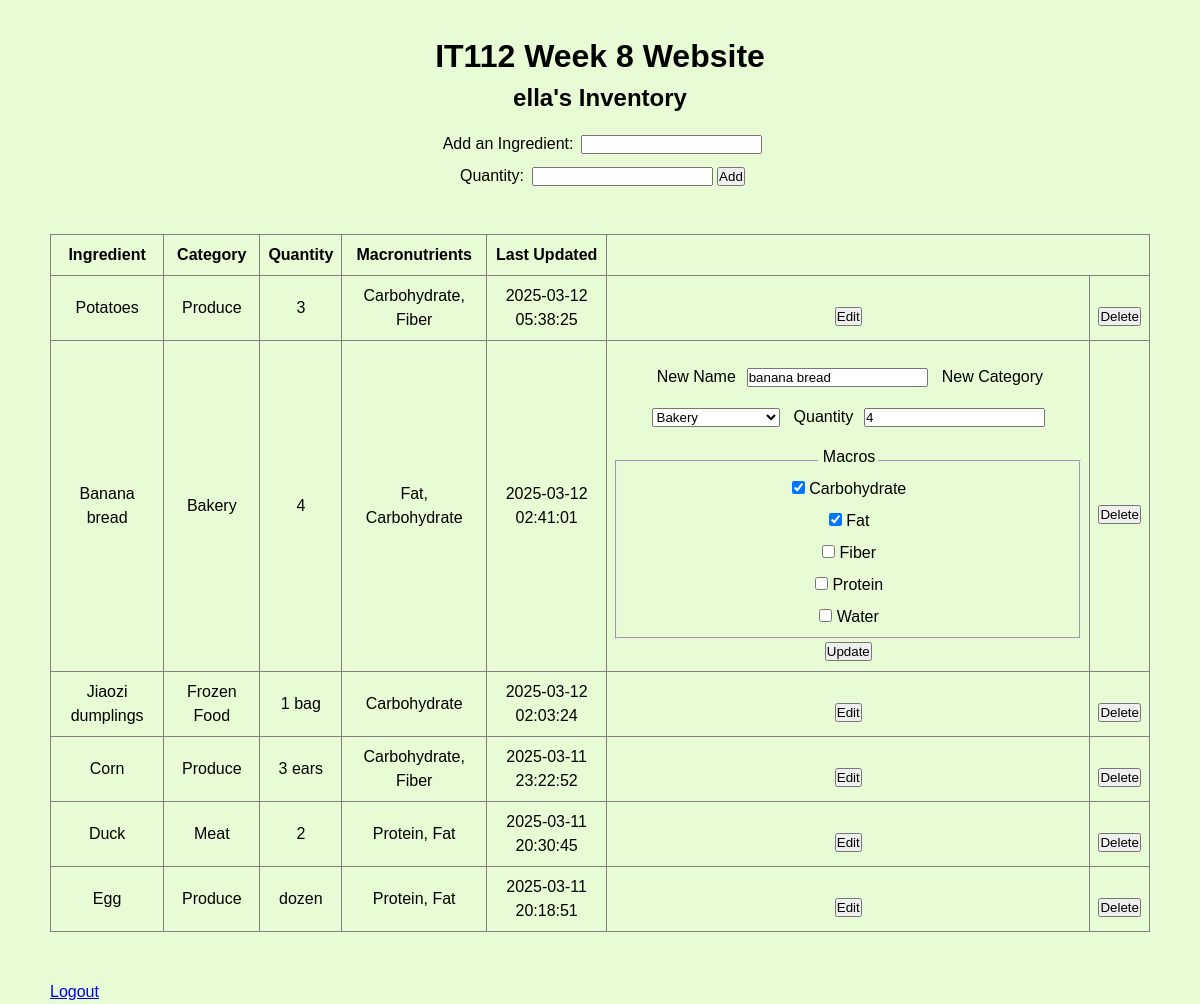
The app's page /inventory/update/2 (signed in) with its own data.
### tables this page shows
CREATE TABLE inventory (
    id INTEGER PRIMARY KEY,
    quantity TEXT DEFAULT '1',
    last_updated TIMESTAMP DEFAULT (datetime('now', 'localtime')),
    category_id INT NOT NULL,
    user_id INTEGER NOT NULL,
    ingredient_id INTEGER NOT NULL,
    FOREIGN KEY (category_id) REFERENCES category(id) ON DELETE CASCADE,
    FOREIGN KEY (user_id) REFERENCES user(id) ON DELETE CASCADE,
    FOREIGN KEY (ingredient_id) REFERENCES ingredient(id)  ON DELETE CASCADE
);

CREATE TABLE macronutrient (
    id INTEGER PRIMARY KEY,
    macro_name TEXT UNIQUE NOT NULL
);

### flaskapp.py (the view)
@app.route('/inventory/update/<int:inventory_id>', methods=['GET'])
def edit_inventory(inventory_id):
    if 'username' not in session:
        return redirect(url_for('login'))
    db = get_db()
    cur = db.cursor()
    user_id = session.get('user_id')
    cur.execute("""
        SELECT inventory.id, inventory.ingredient_id, ingredient.ingredient_name,
               category.category_name, inventory.quantity
        FROM inventory
        JOIN ingredient ON inventory.ingredient_id = ingredient.id
        JOIN category ON ingredient.category_id = category.id
        WHERE inventory.id = ? AND inventory.user_id = ?
    """, (inventory_id, user_id))
    inventory_item = cur.fetchone()
    if not inventory_item:
        return redirect(url_for('index'))
    inventory_dict = {
        "id": inventory_item["id"],
        "ingredient_id": inventory_item["ingredient_id"],
        "ingredient_name": inventory_item["ingredient_name"],
        "category_name": inventory_item["category_name"],
        "quantity": inventory_item["quantity"],
    }
    cur.execute("SELECT id, macro_name FROM macronutrient ORDER BY macro_name;")
    all_macros = [(str(row["id"]), row["macro_name"]) for row in cur.fetchall()]
    cur.execute("""
        SELECT macronutrient.id
        FROM ingredient_macronutrient
        JOIN macronutrient ON ingredient_macronutrient.macronutrient_id = macronutrient.id
        WHERE ingredient_macronutrient.ingredient_id = ?
    """, (inventory_item["ingredient_id"],))
    selected_macros = [str(row["id"]) for row in cur.fetchall()]
    cur.execute("SELECT category_name FROM category ORDER BY category_name;")
    categories = [("", "Select a Category")] + [(row["category_name"], row["category_name"]) for row in cur.fetchall()]
    cur.execute("""
        SELECT inventory.id,
               ingredient.ingredient_name AS ingredient,
               category.category_name AS category,
               inventory.quantity,
               inventory.last_updated,
               GROUP_CONCAT(macronutrient.macro_name, ', ') AS macros
        FROM inventory
        JOIN ingredient ON inventory.ingredient_id = ingredient.id
        JOIN category ON ingredient.category_id = category.id
        LEFT JOIN ingredient_macronutrient ON ingredient.id = ingredient_macronutrient.ingredient_id
        LEFT JOIN macronutrient ON ingredient_macronutrient.macronutrient_id = macronutrient.id
        WHERE inventory.user_id = ?
        GROUP BY inventory.id, ingredient.ingredient_name, category.category_name, inventory.quantity, inventory.last_updated
        ORDER BY inventory.last_updated DESC;
    """, (user_id,))
    full_inventory_list = cur.fetchall()
    update_form = UpdateForm()
    update_form.new_name.data = inventory_dict['ingredient_name']
    update_form.quantity.data = inventory_dict['quantity']
    update_form.ingredient_id.data = inventory_dict["ingredient_id"]
    update_form.macros.choices = all_macros  # set available macros
    update_form.macros.data = selected_macros  # prefill
    update_form.new_category.choices = categories
    update_form.new_category.data = inventory_item['category_name']
    inventory_form = InventoryForm()
    return render_template('index.html',
                           update_form=update_form,
                           inventory_form=inventory_form,
                           inventory=inventory_dict,
                           user_inventory=full_inventory_list,
                           selected_inventory_id=inventory_id)

### forms.py (shortened to what this page needs)
class UpdateForm(FlaskForm):
    ingredient_id = HiddenField("Ingredient ID")
    new_name = StringField("New Name", validators=[DataRequired(), Length(min=2, max=50)])
    new_category = SelectField("New Category", choices=[("", "Select a Category")], validators=[DataRequired(message="Please select a category!")])
    quantity = StringField('Quantity', validators=[Optional()])
    macros = SelectMultipleField('Macros', validators=[Optional()])
    submit = SubmitField("Update")

class InventoryForm(FlaskForm):
    ingredient = StringField("Add Ingredient", validators=[DataRequired(message="There is nothing to add!"), Length(min=2, max=50, message="Hmm, not sure if that's an item.")])
    quantity = StringField("Quantity", validators=[DataRequired(message="Enter a quantity.")])
    submit = SubmitField("Add")

### flaskapp.py (called while the page is built)
def get_db():
    db = getattr(g, '_database', None)
    if db is None:
        db = g._database = sqlite3.connect(DATABASE)
        db.row_factory = sqlite3.Row
    return db

@app.teardown_appcontext
def close_connection(exception):
    db = getattr(g, '_database', None)
    if db is not None:
        db.close()

### templates/index.html (shortened to what this page needs)
<!DOCTYPE html>
<html lang="en">
<head>
    <link rel="stylesheet" href="{{ url_for('static', filename='css/style.css') }}">
</head>
<body>
    <h1>IT112 Week 8 Website</h1>
    <h2>{{ session['username'] }}'s Inventory</h2>
    {% include 'add_ingredient.html' %}
    <main>
        {% if user_inventory %}
            <table border="1">
                <thead>
                    <tr>
                        <th>Ingredient</th>
                        <th>Category</th>
                        <th>Quantity</th>
                        <th>Macronutrients</th>
                        <th>Last Updated</th>
                    </tr>
                </thead>
                <tbody>
                    {% for item in user_inventory %}
                    <tr>
                        <td>{{ item['ingredient'] | capitalize }}</td>
                        <td>{{ item['category'] }}</td>
                        <td>{{ item['quantity'] }}</td>
                        <td>{{ item['macros'] if item['macros'] else 'None' }}</td>
                        <td>{{ item['last_updated'] }}</td>
                        <td>
                            {% with inventory=item %}
                            {% include 'update_inventory.html' %}
                        {% endwith %}
                        </td>
                        <td>
                            <form action="{{ url_for('delete_inventory', inventory_id=item.id) }}" method="POST">
                                <button type="submit" onclick="return confirm('Are you sure you want to delete this item?');">Delete</button>
                            </form>
                        </td>
                    </tr>
                    {% endfor %}
                </tbody>
            </table>
        {% else %}
            <p>Your inventory is empty. Start adding ingredients!</p>
        {% endif %}
    </main>
    <a href="{{ url_for('logout') }}">Logout</a>
</body>
</html>

### templates/update_inventory.html (shortened to what this page needs)
{% if selected_inventory_id != inventory.id %}
<form method="GET" action="{{ url_for('update_inventory', inventory_id=inventory['id']) }}">
    <button type="submit">Edit</button>
</form>
{% else %}
    <form action="{{ url_for('update_inventory', inventory_id=inventory['id']) }}" method="POST">
        <label>{{ update_form.new_name.label }}</label> {{ update_form.new_name() }}
        <label>{{ update_form.new_category.label }}</label> {{ update_form.new_category() }}
        <label>{{ update_form.quantity.label }}</label> {{ update_form.quantity() }}
        <fieldset>
            <legend>{{ update_form.macros.label }}</legend>
            {% for macro in update_form.macros.choices %}
                <label>
                    <input type="checkbox" name="{{ update_form.macros.name }}" value="{{ macro[0] }}"
                        {% if macro[0] in update_form.macros.data %}checked{% endif %}>
                    {{ macro[1] }}
                </label><br>
            {% endfor %}
        </fieldset>
        {{ update_form.submit() }}
    </form>
{% endif %}

### static/css/style.css (style rules this page uses)
* { padding: 0; margin: 0; box-sizing: border-box; }
html { font-size: 100%; line-height: 1.5; font-family: 'Space Grotesk', sans-serif; background-color: #e7fcd5; }
body { display: flex; flex-direction: column; max-width: 1100px; margin: 0 auto; }
main { display: block; text-align: center; }
h1 { font-size: 2em; text-align: center; margin: 1em auto 0em; }
h2 { text-align: center; }
button { display: inline-block; }
table { margin: 1em auto 3em; border-collapse: collapse; }
td { padding: .5em; text-align: center; vertical-align: middle; }
th { padding: .5em; text-align: center; vertical-align: middle; }
form { display: inline-block; margin-top: 1em; text-align: center; }
form label { display: inline-block; margin: 0 .2em .5em .3em; }

### records on screen
inventory: ingredient "Potatoes", category "Produce", quantity "3", item "Carbohydrate, Fiber", last_updated "2025-03-12 05:38:25"
inventory: ingredient "Banana bread", category "Bakery", quantity "4", item "Fat, Carbohydrate", last_updated "2025-03-12 02:41:01", new_name.label "New Name", new_name "banana bread", new_category.label "New Category", quantity.label "Quantity", macros.label "Macros"
macronutrient: macros "☑", macro_name "Carbohydrate"
macronutrient: macros "☑", macro_name "Fat"
macronutrient: macro_name "Fiber"
macronutrient: macro_name "Protein"
macronutrient: macro_name "Water"
inventory: ingredient "Jiaozi dumplings", category "Frozen Food", quantity "1 bag", item "Carbohydrate", last_updated "2025-03-12 02:03:24"
inventory: ingredient "Corn", category "Produce", quantity "3 ears", item "Carbohydrate, Fiber", last_updated "2025-03-11 23:22:52"
inventory: ingredient "Duck", category "Meat", quantity "2", item "Protein, Fat", last_updated "2025-03-11 20:30:45"
inventory: ingredient "Egg", category "Produce", quantity "dozen", item "Protein, Fat", last_updated "2025-03-11 20:18:51"

### other values on screen
{{ session['username'] }} "ella"
